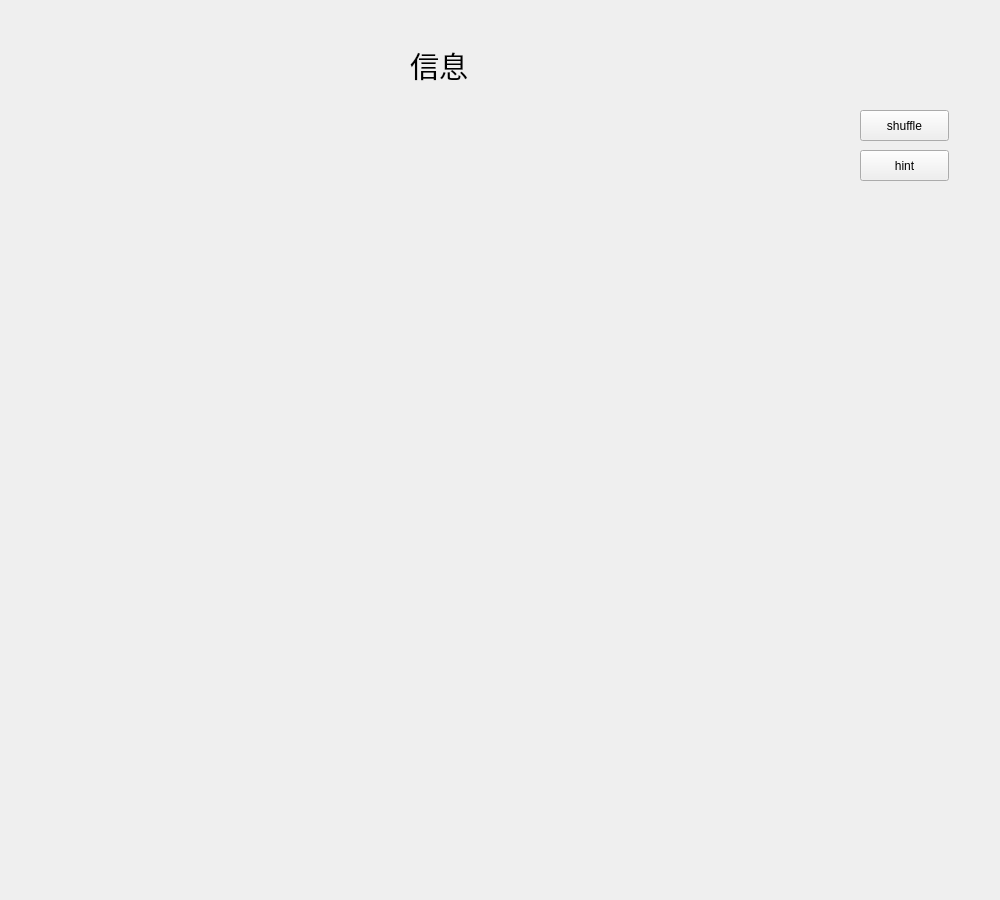
<?xml version="1.0" encoding="UTF-8"?>
<ui version="4.0">
 <class>Widget</class>
 <widget class="QWidget" name="Widget">
  <property name="geometry">
   <rect>
    <x>0</x>
    <y>0</y>
    <width>1000</width>
    <height>900</height>
   </rect>
  </property>
  <property name="windowTitle">
   <string>Widget</string>
  </property>
  <widget class="QPushButton" name="shuffle_button">
   <property name="geometry">
    <rect>
     <x>860</x>
     <y>110</y>
     <width>89</width>
     <height>31</height>
    </rect>
   </property>
   <property name="text">
    <string>shuffle</string>
   </property>
  </widget>
  <widget class="QPushButton" name="hint_button">
   <property name="geometry">
    <rect>
     <x>860</x>
     <y>150</y>
     <width>89</width>
     <height>31</height>
    </rect>
   </property>
   <property name="text">
    <string>hint</string>
   </property>
  </widget>
  <widget class="QLabel" name="level_label">
   <property name="geometry">
    <rect>
     <x>410</x>
     <y>40</y>
     <width>141</width>
     <height>51</height>
    </rect>
   </property>
   <property name="font">
    <font>
     <family>微软雅黑 Light</family>
     <pointsize>22</pointsize>
    </font>
   </property>
   <property name="text">
    <string>信息</string>
   </property>
  </widget>
 </widget>
 <resources/>
 <connections/>
</ui>
